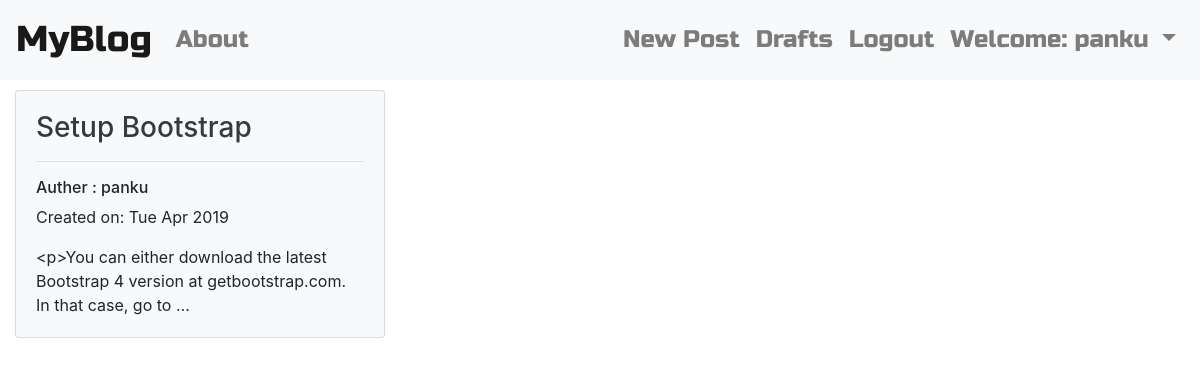
/draft/ (signed in), run on the app's committed database.
### blog/models.py (models this page shows, shortened)
class Post(models.Model):
	auther = models.ForeignKey('auth.User', on_delete=models.CASCADE)
	title = models.CharField(max_length=256)
	text = models.TextField()
	create_date = models.DateTimeField(default=timezone.now)
	published_date = models.DateTimeField(blank=True, null=True)

### blog/views.py (the view)
# urls.py: path('draft/', views.DraftListView.as_view(), name='draft_list'),
class DraftListView(LoginRequiredMixin, ListView):
	login_url = '/account/login/'
	template_name = 'blog/draft_list.html'
	context_object_name = 'draft_list'
	model = Post
	def get_queryset(self):
		return Post.objects.filter(published_date__isnull=True).order_by('create_date')

### blog/templates/blog/draft_list.html (shortened to what this page needs)
{% extends 'blog/base.html' %}
{% block content %}
	<div class="row">
			{% for post in draft_list %}
				{% if post.auther == user %}
					<div class="col-lg-6 col-md-6 col-sm-12 post">
						<div class="card bg-light mb-3" style="max-width: 30rem;">
							<div class="card-body ">
								<h3 class="card-title">
									<a href="{% url 'blog:post_detail' pk=post.pk %}" class="text-dark">
										{{ post.title }}
									</a>
								</h3>
								<hr>
								<div class='date'>
									<h6>Auther : {{ post.auther }}</h6>
									<p>Created on: {{ post.create_date|date:'D M Y'}}</p>
								</div>
								{{ post.text|truncatechars:100 }}
							</div>
						</div>
					</div>
				{% endif %}
			{% endfor %}
	</div>
{% endblock %}

### blog/templates/blog/base.html (shortened to what this page needs)
<!DOCTYPE html>
{% load staticfiles %}
<html>
<head>
	<link rel="stylesheet" href="https://maxcdn.bootstrapcdn.com/bootstrap/4.0.0/css/bootstrap.min.css">
	<link rel="stylesheet" href="//cdn.jsdelivr.net/npm/medium-editor@latest/dist/css/medium-editor.min.css"
	type="text/css" media="screen" charset="utf-8">
	<link rel="stylesheet"  href="{% static 'css/blog.css' %}">
</head>
<body>
	<nav class="navbar navbar-expand-lg navbar-light bg-light techfont custom-navbar">
  		<a class="navbar-brand bigbrand" href="{% url 'blog:post_list' %}">MyBlog</a>
  		<div class="collapse navbar-collapse" id="navbarNav">
    		<ul class="navbar-nav mr-auto">
     			<li class="nav-item">
       				<a class="nav-link" href="{% url 'blog:about' %}">About</a>
      			</li>
    		</ul>
    		<ul class="nav navbar-nav justify-content-end">
    			{% if user.is_authenticated %}
	     			<li class="nav-item">
	       				<a class="nav-link" href="{% url 'blog:post_new' %}">New Post</a>
	      			</li>
		      		<li class="nav-item">
		        		<a class="nav-link" href="{% url 'blog:draft_list' %}">Drafts</a>
		      		</li>
		      		<li class="nav-item">
		        		<a class="nav-link" href="{% url 'logout' %}">Logout</a>
		      		</li>
		      		<li class="nav-item dropdown">
					    <a class="nav-link dropdown-toggle" data-toggle="dropdown" href="#"
					    	role="button" aria-haspopup="true" aria-expanded="false">
					    	Welcome: {{user.username}}
					    </a>
					</li>
	      		{% endif %}
    		</ul>
  		</div>
	</nav>
	<div class="container-fluid content">
		<div class="row">
			<div class="col-lg-8 col-md-12 col-sm-12 blog_posts">
				{% block content %}
				{% endblock %}
			</div>
			<div class="col-lg-4">
			</div>
		</div>
	</div>
</body>
</html>

### blog/static/css/blog.css (style rules this page uses)
.techfont { font-family: 'Russo One', san-serif; font-size: 1.5em; margin-bottom: 10px; }
.bigbrand { font-size: 1.5em; }

### data on the page
Post: title "Setup Bootstrap", auther "panku", create_date "Tue Apr 2019", text "<p>You can either download the latest Bootstrap 4 version at getbootstrap.com. In that case, go to …"

### other printed values
{{ user.username }} "panku"
